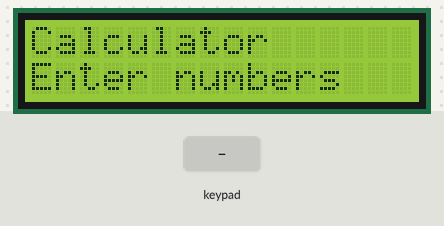
The sketch below on a simulated Arduino Uno, built with avr-gcc and run on an emulated ATmega328P. Parts: 16×2 character LCD. Inputs (shaded band) come from the test bench.

Above: at 0.1 s.
5.3 s: keypad keys 7 + 5 = pressed 0.4 s apart
At 7.6 s:
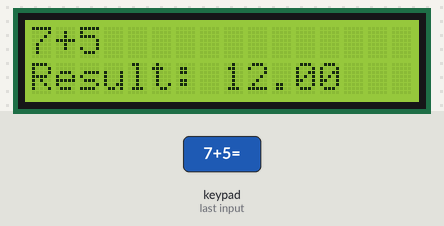
8.4 s: key '+' pressed
At 8.9 s:
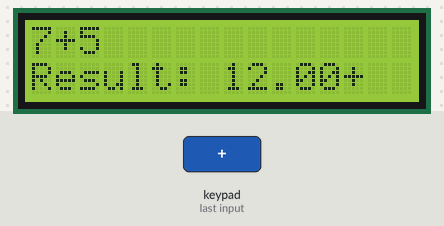
9.9 s: key '1' pressed
At 11.1 s:
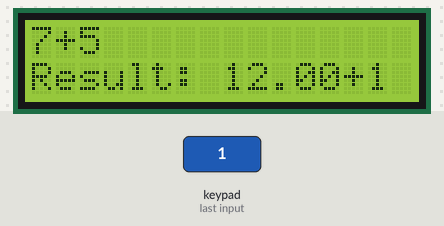
11.4 s: keypad keys 7 6 5 4 pressed 0.4 s apart
At 12.2 s:
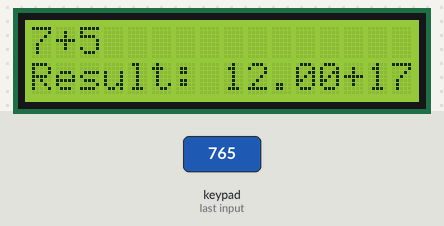
Timing chart, 0 to 14.4 s (numbered marks = the images above; inputs shaded):
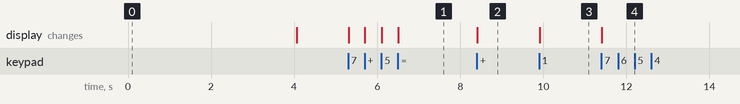

Measured:
- after the input at 5.3 s, the display: first changes at once (image 1 shows a later state)
- after the input at 8.4 s, the display: changes at once (image 2)
- after the input at 9.9 s, the display: changes at once (image 3)
- after the input at 11.4 s, the display: changes at once (image 4)

The sketch:

diy_calculator.ino
```cpp
#include<Keypad.h>
#include<LiquidCrystal.h>

LiquidCrystal lcd(13, 12, 11, 10, 9, 8);
long first = 0;
long second = 0;
double total = 0;
char custom_key;
int cursor_pos = 0; // Track cursor position

const byte ROWS = 4;
const byte COLS = 4;
char keys[ROWS][COLS] = {
    {'1', '2', '3', '+'},
    {'4', '5', '6', '-'},
    {'7', '8', '9', '*'},
    {'c', '0', '=', '/'}
};
byte rowPins[ROWS] = {7, 6, 5, 4};
byte colPins[COLS] = {3, 2, 1, 0};
Keypad custom_keypad = Keypad(makeKeymap(keys), rowPins, colPins, ROWS, COLS);

void setup() {
    lcd.begin(16, 2);
    lcd.setCursor(0, 0);
    lcd.print("Calculator");
    lcd.setCursor(0, 1);
    lcd.print("Enter numbers");
    delay(4000);
    lcd.clear();
    lcd.setCursor(0, 0);
    cursor_pos = 0;
}

void loop() {
    custom_key = custom_keypad.getKey();
    switch (custom_key) {
        case '0' ... '9':
            first = first * 10 + (custom_key - '0');
            lcd.print(custom_key); // Print the character, not the whole number
            cursor_pos++;
            break;

        case '+':
            first = (total != 0 ? total : first);
            lcd.print("+");
            cursor_pos++;
            second = secondNumber();
            total = first + second;
            lcd.setCursor(0, 1);
            lcd.print("Result: ");
            lcd.print(total);
            first = 0;
            second = 0;
            break;

        case '-':
            first = (total != 0 ? total : first);
            lcd.print("-");
            cursor_pos++;
            second = secondNumber();
            total = first - second;
            lcd.setCursor(0, 1);
            lcd.print("Result: ");
            lcd.print(total);
            first = 0;
            second = 0;
            break;

        case '*':
            first = (total != 0 ? total : first);
            lcd.print("*");
            cursor_pos++;
            second = secondNumber();
            total = first * second;
            lcd.setCursor(0, 1);
            lcd.print("Result: ");
            lcd.print(total);
            first = 0;
            second = 0;
            break;

        case '/':
            first = (total != 0 ? total : first);
            lcd.print("/");
            cursor_pos++;
            second = secondNumber();
            if (second == 0) {
                lcd.setCursor(0, 1);
                lcd.print("Error: Div by 0");
            } else {
                total = (float)first / (float)second;
                lcd.setCursor(0, 1);
                lcd.print("Result: ");
                lcd.print(total);
            }
            first = 0;
            second = 0;
            break;

        case 'c':
            total = 0;
            first = 0;
            second = 0;
            cursor_pos = 0;
            lcd.clear();
            lcd.setCursor(0, 0);
            break;

        default:
            break;
    }
}

long secondNumber() {
    while(1) {
        custom_key = custom_keypad.getKey();
        if (custom_key >= '0' && custom_key <= '9') {
            second = second * 10 + (custom_key - '0');
            lcd.print(custom_key); // Print the character directly
            cursor_pos++;
        }
        if (custom_key == '=') break;
    }
    return second;
}
```
